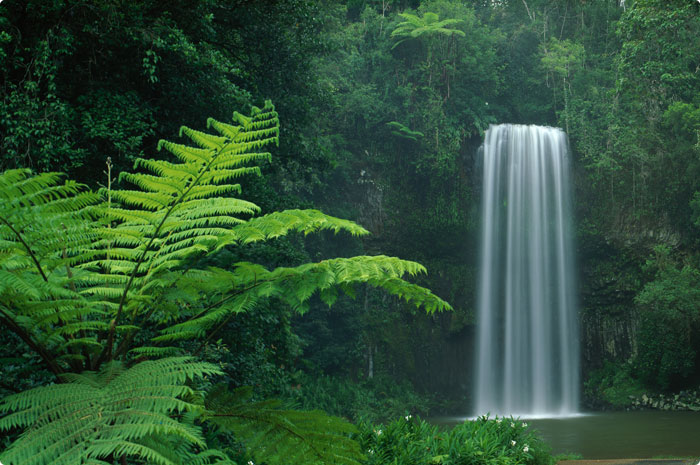
#> input picture ImageProcessing/FD_image.jpg, 700 x 465 px
$ python imageProcessing.py
#> lines starting #> are read from the running program, lines starting #| are printed output that depends on the picture
import cv2

image1 = cv2.imread('FD_image.jpg',1)
#> image1 is the input picture: shape (465, 700, 3); mean B, G, R 53.6, 80.9, 47.1

#image_gray = 0.11+image2[:,:,0]+0.59+image2[:,:,1]+0.3*image2[:,:,2]

cv2.namedWindow('window1', cv2.WINDOW_NORMAL)
cv2.imshow('window1', image1)

image2 = cv2.cvtColor(image1,cv2.COLOR_BGR2HSV)
#> image2: shape (465, 700, 3); mean H, S, V 71.2, 127.6, 81.4


cv2.namedWindow('hue', cv2.WINDOW_NORMAL)
cv2.imshow('hue',image2[:,:,0])
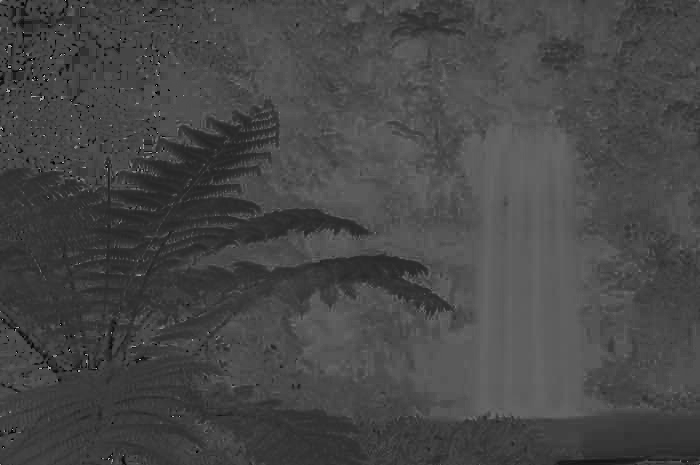
#> window 'hue': shape (465, 700); min 0, max 178, mean 71.2

cv2.namedWindow('saturation', cv2.WINDOW_NORMAL)
cv2.imshow('saturation',image2[:,:,1])
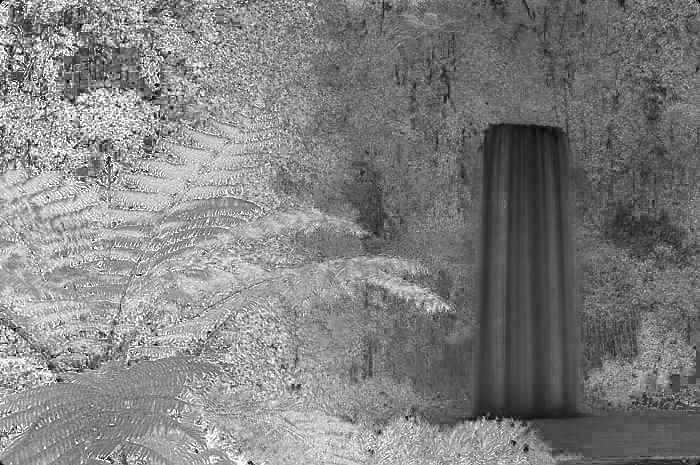
#> window 'saturation': shape (465, 700); min 0, max 255, mean 127.6

cv2.namedWindow('value', cv2.WINDOW_NORMAL)
cv2.imshow('value',image2[:,:,2])
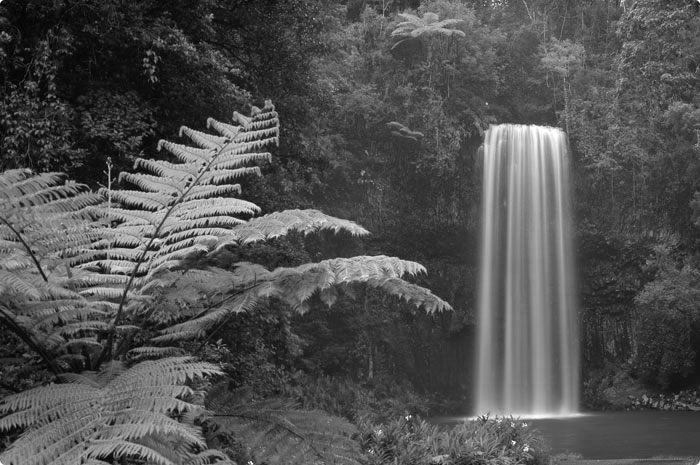
#> window 'value': shape (465, 700); min 1, max 255, mean 81.4

cv2.waitKey(0)


#need to run through the project folder terminal (imageProcessing folder)
